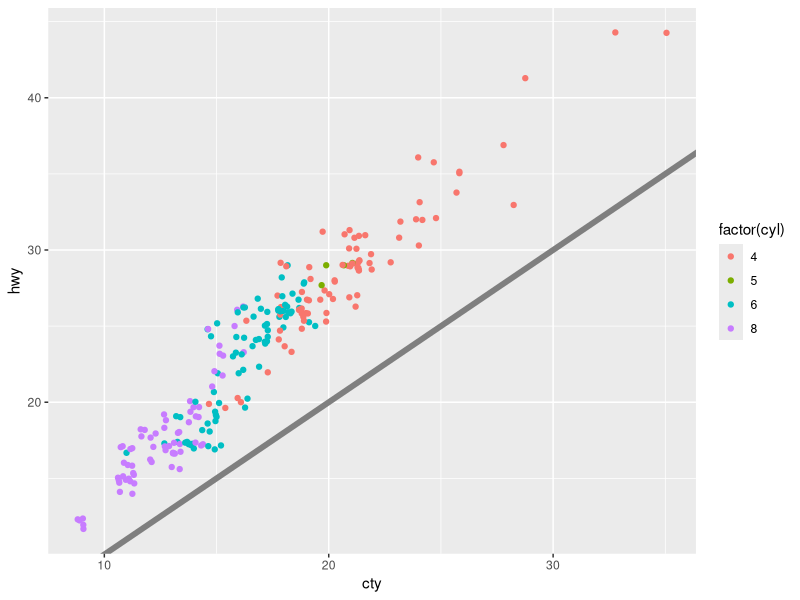
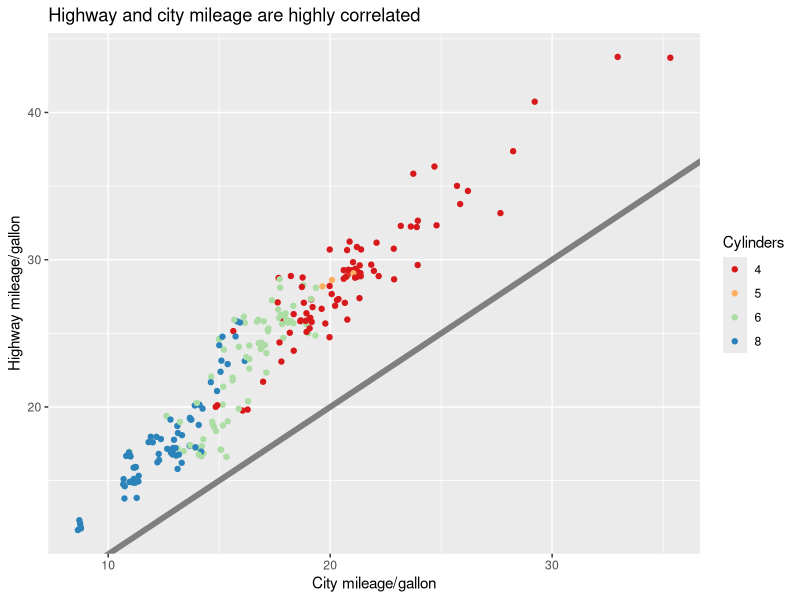
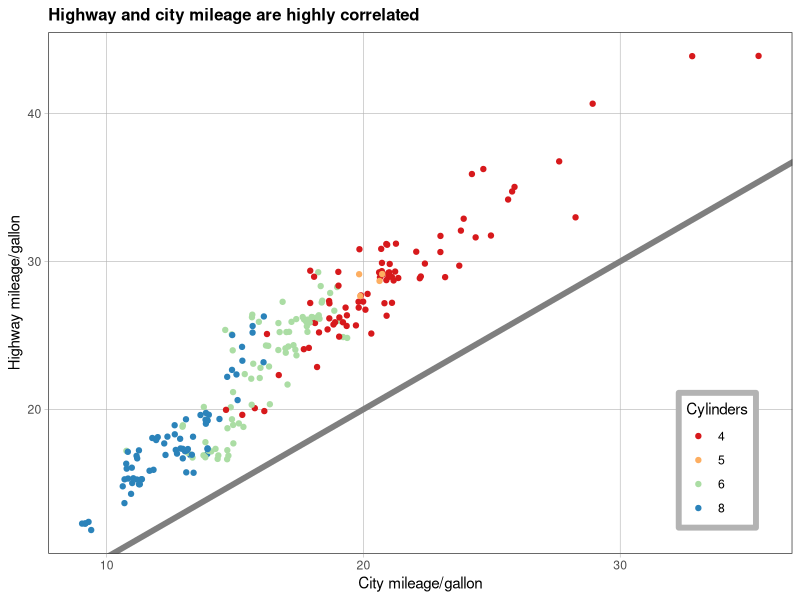
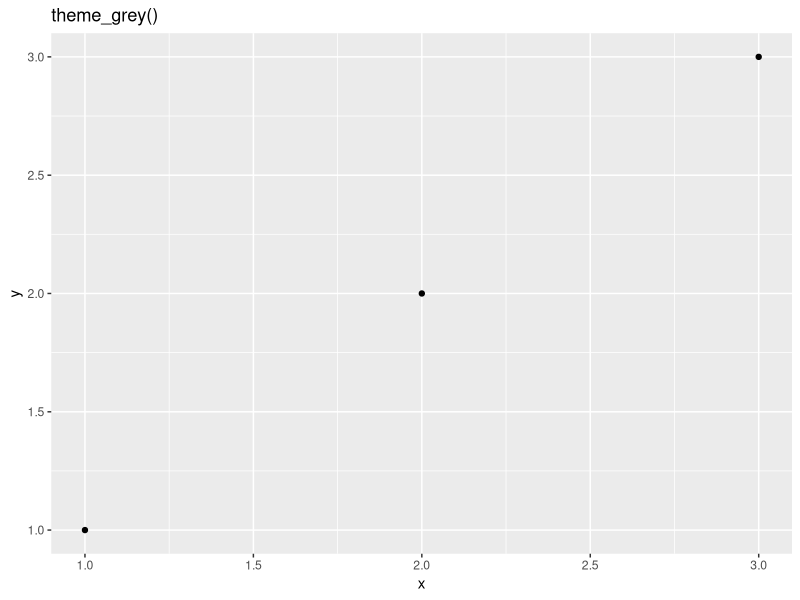
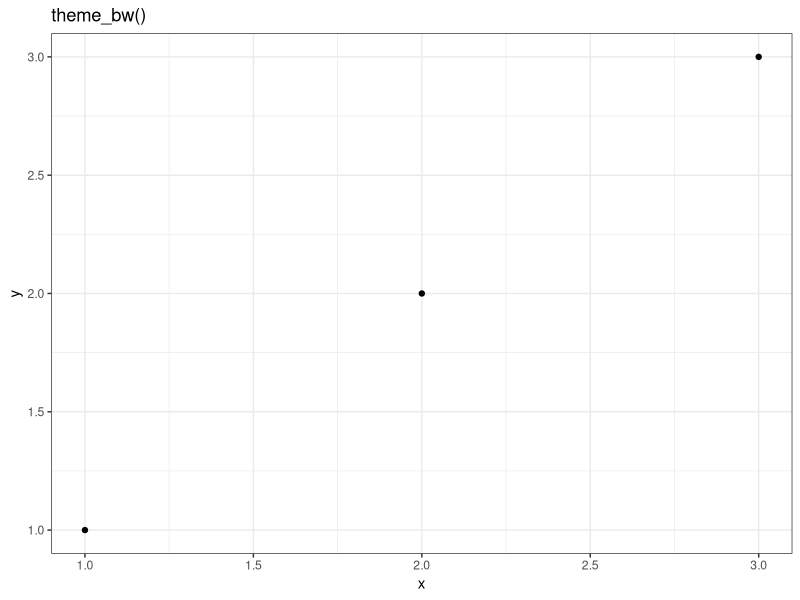
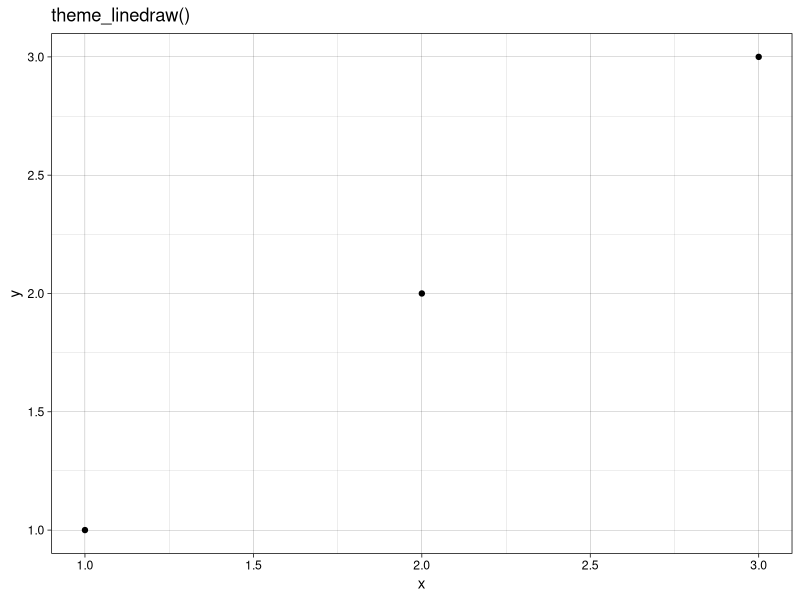
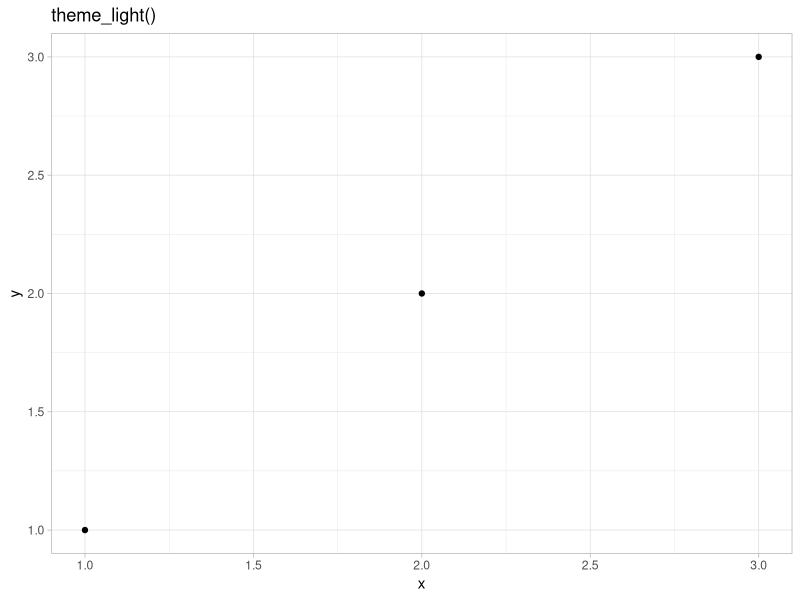
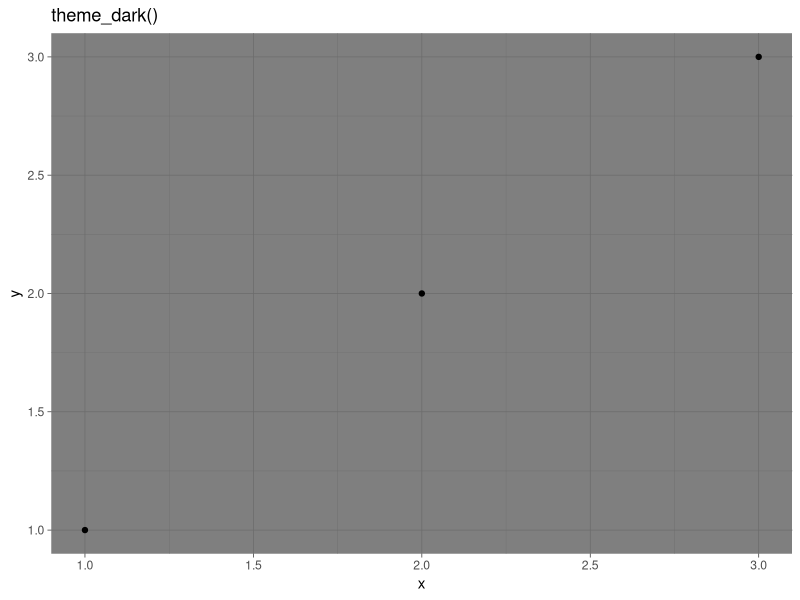

Generate these figures, in order, with R: (Note: this script raises an error after producing the figures.)
## ---- chunk 1
knitr::opts_chunk$set(echo = TRUE)
## ---- chunk 2
library(tidyverse)
## ---- chunk 3
base <- mpg %>% 
  ggplot(aes(cty, hwy, color = factor(cyl))) +
  geom_jitter() + 
  geom_abline(color = "grey50", linewidth = 2)

base

labelled <- base +
  labs(
    x = "City mileage/gallon",
    y = "Highway mileage/gallon",
    color = "Cylinders",
    title = "Highway and city mileage are highly correlated"
  ) +
  scale_color_brewer(type = "seq", palette = "Spectral")

labelled

styled <- labelled +
  theme_bw() + 
  theme(
    plot.title           = element_text(face = "bold", size = 12),
    legend.background    = element_rect(
      fill      = "white",
      linewidth = 2,
      color     = "grey70"
    ),
    legend.justification = c(0.99, 0),
    legend.position      = c(0.95, 0.05),
    axis.ticks           = element_line(
      color     = "grey70",
      linewidth = 0.2
    ),
    panel.grid.major     = element_line(
      color     = "grey70",
      linewidth = 0.2
    ),
    panel.grid.minor     = element_blank()
  )

styled
## ---- chunk 4
tbl <- tibble(x = 1:3, y = 1:3)

base <- tbl %>% 
  ggplot(aes(x, y)) +
  geom_point()

base +
  theme_grey() +
  ggtitle("theme_grey()")

base +
  theme_bw() +
  ggtitle("theme_bw()")

base +
  theme_linedraw() +
  ggtitle("theme_linedraw()")

base +
  theme_light() +
  ggtitle("theme_light()")

base +
  theme_dark() +
  ggtitle("theme_dark()")

base +
  theme_minimal() +
  ggtitle("theme_minimal()")

base +
  theme_classic() +
  ggtitle("theme_classic()")

base +
  theme_void() +
  ggtitle("theme_void()")
## ---- chunk 5
library(ggthemes)

base +
  theme_tufte() +
  ggtitle("theme_tufte()")

base +
  theme_solarized() +
  ggtitle("theme_solarized()")

base +
  theme_excel() +
  ggtitle("theme_excel()")
## ---- chunk 6
base +
  theme_base() +
  ggtitle("theme_base()")

base +
  theme_calc() +
  ggtitle("theme_calc()")

base +
  theme_clean() +
  ggtitle("theme_clean()")

base +
  theme_economist() +
  ggtitle("theme_economist()")

base +
  theme_economist_white() +
  ggtitle("theme_economist_white()")

base +
  theme_excel_new() +
  ggtitle("theme_excel_new()")

base +
  theme_few() +
  ggtitle("theme_few()")

base +
  theme_fivethirtyeight() +
  ggtitle("theme_fivethirtyeight()")

base +
  theme_foundation() +
  ggtitle("theme_foundation()")

base +
  theme_gdocs() +
  ggtitle("theme_gdocs()")

base +
  theme_hc() +
  ggtitle("theme_hc()")

base +
  theme_igray() +
  ggtitle("theme_igray()")

nzmap <- map_data("nz") %>%
  ggplot(aes(long, lat, group = group)) +
  geom_polygon(fill = "white", color = "black") +
  labs(
    x = NULL,
    y = NULL
  )

nzmap +
  coord_sf() +
  theme_map() +
  ggtitle("theme_map()")

base +
  theme_pander() +
  ggtitle("theme_pander()")

base +
  theme_par() +
  ggtitle("theme_par()")

base +
  theme_solarized_2() +
  ggtitle("theme_solarized_2()")

base +
  theme_solid() +
  ggtitle("theme_solid()")

base +
  theme_stata() +
  ggtitle("theme_stata()")

base +
  theme_wsj() +
  ggtitle("theme_wsj()")
## ---- chunk 7
base_t <- base +
  labs(
    title = "This is a ggplot",
    x     = NULL,
    y     = NULL
  )

base_t +
  theme(plot.title = element_text(size = 16))

base_t +
  theme(
    plot.title = element_text(
      face  = "bold",
      color = "red"
    )
  )

base_t +
  theme(plot.title = element_text(hjust = 1))

base_t +
  theme(plot.title = element_text(margin = margin()))

base_t +
  theme(
    plot.title = element_text(
      margin = margin(t = 10, b = 10)
    )
  )

base_t +
  theme(
    axis.title.y = element_text(
      margin = margin(r = 10)
    )
  )
## ---- chunk 8
base +
  theme(panel.grid.major = element_line(color = "black"))

base +
  theme(panel.grid.major = element_line(linewidth = 2))

base +
  theme(
    panel.grid.major = element_line(
      linetype = "dotted"
    )
  )
## ---- chunk 9
base +
  theme(plot.background  = element_rect(fill = "grey80", color = NA))

base +
  theme(plot.background  = element_rect(color = "red", linewidth = 2))

base +
  theme(panel.background = element_rect(fill = "linen"))
## ---- chunk 10
base

base +
  theme(panel.grid.minor = element_blank())

base +
  theme(panel.grid.major = element_blank())
## ---- chunk 11
base +
  theme(panel.background = element_blank())

base +
  theme(
    axis.title.x = element_blank(), 
    axis.title.y = element_blank()
  )

base +
  theme(axis.line = element_line(color = "grey50"))
## ---- chunk 12
old_theme <- theme_update(
  plot.background  = element_rect(fill  = "lightblue3", color = NA),
  panel.background = element_rect(fill  = "lightblue",  color = NA),
  axis.text        = element_text(color = "linen"),
  axis.title       = element_text(color = "linen")
)

base

theme_set(old_theme)

base
## ---- chunk 13
base +
  theme(plot.background = element_rect(color = "grey50", linewidth = 2))

base +
  theme(
    plot.background = element_rect(color = "grey50", linewidth = 2),
    plot.margin = margin(2, 2, 2, 2)
  )

base +
  theme(plot.background = element_rect(fill = "lightblue"))
## ---- chunk 14
tbl <- tibble(x = 1:3, y = 1:3)

base <- tbl %>% 
  ggplot(aes(x, y)) +
  geom_point()

# Accentuate the axes
base +
  theme(axis.line = element_line(color = "grey50", linewidth = 1))

# Style both x and y axis labels
base +
  theme(axis.text = element_text(color = "blue", size = 12))

# Useful for long labels
base +
  theme(axis.text.x = element_text(angle = -90, vjust = 0.5))
## ---- chunk 15
tbl <- tibble(
  x = c("label", "a long label", "an even longer label"), 
  y = 1:3
)

base <- tbl %>%
  ggplot(aes(x, y)) +
  geom_point()

base

base + 
  theme(axis.text.x = element_text(angle = -30, vjust = 1, hjust = 0)) +
  labs(
    x = NULL,
    y = NULL
  )

# My favorite alternative, using coord_flip()
base +
  labs(
    x = NULL,
    y = NULL
  ) +
  coord_flip()
## ---- chunk 16
tbl <- tibble(x = 1:4, y = 1:4, z = rep(c("a", "b"), each = 2))

base <- tbl %>% 
  ggplot(aes(x, y, color = z)) +
  geom_point()

base +
  theme(
    legend.background = element_rect(
      fill      = "lemonchiffon", 
      color     = "grey50", 
      linewidth = 1
    )
  )

base +
  theme(
    legend.key        = element_rect(color = "grey50"),
    legend.key.width  = unit(0.9, "cm"),
    legend.key.height = unit(0.75, "cm")
  )

base +
  theme(
    legend.text  = element_text(size = 15),
    legend.title = element_text(size = 15, face = "bold")
  )
## ---- chunk 17
base <- tbl %>% 
  ggplot(aes(x, y)) +
  geom_point()

# Modify background
base +
  theme(panel.background = element_rect(fill = "lightblue"))

# Tweak major grid lines
base +
  theme(panel.grid.major = element_line(color = "gray60", linewidth = 0.8))

# Just in one direction  
base +
  theme(panel.grid.major.x = element_line(color = "gray60", linewidth = 0.8))
## ---- chunk 18
base2 <- base +
  theme(plot.background = element_rect(color = "grey50"))

# Wide screen
base2 +
  theme(aspect.ratio = 9 / 16)

# Long and skiny
base2 +
  theme(aspect.ratio = 2 / 1)

# Square
base2 +
  theme(aspect.ratio = 1)
## ---- chunk 19
tbl <- tibble(x = 1:4, y = 1:4, z = c("a", "a", "b", "b"))

base_f <- tbl %>% 
  ggplot(aes(x, y)) +
  geom_point() +
  facet_wrap(vars(z))

base_f

base_f +
  theme(panel.spacing = unit(0.5, "in"))

base_f +
  theme(
    strip.background = element_rect(
      fill      = "grey20",
      color     = "grey80",
      linewidth = 1
    ),
    strip.text = element_text(color = "white")
  )
## ---- chunk 20
p <- base +
  theme_dark() +
  ggtitle("theme_dark()")

p

p + theme(
  plot.background = element_rect(fill  = "black"),
  plot.title      = element_text(color = "gray"),
  axis.title      = element_text(color = "gray"),
  axis.text       = element_text(color = "gray"),
)
## ---- chunk 21
pdf("output/output.pdf", width = 6, height = 6)

p <- mpg %>%
  ggplot(aes(displ, cty)) +
  geom_point()

p

dev.off()
## ---- chunk 22
p

ggsave("output/output2.pdf")
